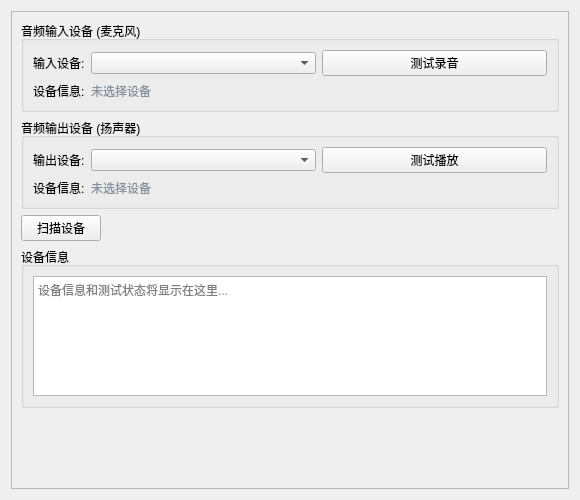
<?xml version="1.0" encoding="UTF-8"?>
<ui version="4.0">
 <class>AudioWidget</class>
 <widget class="QWidget" name="AudioWidget">
  <property name="geometry">
   <rect>
    <x>0</x>
    <y>0</y>
    <width>580</width>
    <height>500</height>
   </rect>
  </property>
  <property name="windowTitle">
   <string>音频设备</string>
  </property>
  <layout class="QVBoxLayout" name="verticalLayout">
   <item>
    <widget class="QScrollArea" name="scrollArea">
     <property name="widgetResizable">
      <bool>true</bool>
     </property>
     <widget class="QWidget" name="scrollAreaWidgetContents">
      <property name="geometry">
       <rect>
        <x>0</x>
        <y>0</y>
        <width>578</width>
        <height>480</height>
       </rect>
      </property>
      <layout class="QVBoxLayout" name="contentLayout">
       <item>
        <widget class="QGroupBox" name="input_device_group">
         <property name="title">
          <string>音频输入设备 (麦克风)</string>
         </property>
         <layout class="QFormLayout" name="input_layout">
          <item row="0" column="0">
           <widget class="QLabel" name="label_input_device">
            <property name="text">
             <string>输入设备:</string>
            </property>
           </widget>
          </item>
          <item row="0" column="1">
           <layout class="QHBoxLayout" name="input_device_layout">
            <item>
             <widget class="QComboBox" name="input_device_combo">
              <property name="placeholderText">
               <string>请选择麦克风设备...</string>
              </property>
             </widget>
            </item>
            <item>
             <widget class="QPushButton" name="test_input_btn">
              <property name="text">
               <string>测试录音</string>
              </property>
             </widget>
            </item>
           </layout>
          </item>
          <item row="1" column="0">
           <widget class="QLabel" name="label_input_info">
            <property name="text">
             <string>设备信息:</string>
            </property>
           </widget>
          </item>
          <item row="1" column="1">
           <widget class="QLabel" name="input_info_label">
            <property name="text">
             <string>未选择设备</string>
            </property>
            <property name="styleSheet">
             <string>color: #86909c;</string>
            </property>
           </widget>
          </item>
         </layout>
        </widget>
       </item>
       <item>
        <widget class="QGroupBox" name="output_device_group">
         <property name="title">
          <string>音频输出设备 (扬声器)</string>
         </property>
         <layout class="QFormLayout" name="output_layout">
          <item row="0" column="0">
           <widget class="QLabel" name="label_output_device">
            <property name="text">
             <string>输出设备:</string>
            </property>
           </widget>
          </item>
          <item row="0" column="1">
           <layout class="QHBoxLayout" name="output_device_layout">
            <item>
             <widget class="QComboBox" name="output_device_combo">
              <property name="placeholderText">
               <string>请选择扬声器设备...</string>
              </property>
             </widget>
            </item>
            <item>
             <widget class="QPushButton" name="test_output_btn">
              <property name="text">
               <string>测试播放</string>
              </property>
             </widget>
            </item>
           </layout>
          </item>
          <item row="1" column="0">
           <widget class="QLabel" name="label_output_info">
            <property name="text">
             <string>设备信息:</string>
            </property>
           </widget>
          </item>
          <item row="1" column="1">
           <widget class="QLabel" name="output_info_label">
            <property name="text">
             <string>未选择设备</string>
            </property>
            <property name="styleSheet">
             <string>color: #86909c;</string>
            </property>
           </widget>
          </item>
         </layout>
        </widget>
       </item>
       <item>
        <layout class="QHBoxLayout" name="scan_layout">
         <item>
          <widget class="QPushButton" name="scan_devices_btn">
           <property name="text">
            <string>扫描设备</string>
           </property>
          </widget>
         </item>
         <item>
          <spacer name="scan_spacer">
           <property name="orientation">
            <enum>Qt::Horizontal</enum>
           </property>
           <property name="sizeHint" stdset="0">
            <size>
             <width>40</width>
             <height>20</height>
            </size>
           </property>
          </spacer>
         </item>
        </layout>
       </item>
       <item>
        <widget class="QGroupBox" name="status_group">
         <property name="title">
          <string>设备信息</string>
         </property>
         <layout class="QVBoxLayout" name="status_layout">
          <item>
           <widget class="QTextEdit" name="status_text">
            <property name="maximumSize">
             <size>
              <width>16777215</width>
              <height>120</height>
             </size>
            </property>
            <property name="readOnly">
             <bool>true</bool>
            </property>
            <property name="placeholderText">
             <string>设备信息和测试状态将显示在这里...</string>
            </property>
           </widget>
          </item>
         </layout>
        </widget>
       </item>
       <item>
        <spacer name="verticalSpacer">
         <property name="orientation">
          <enum>Qt::Vertical</enum>
         </property>
         <property name="sizeHint" stdset="0">
          <size>
           <width>20</width>
           <height>40</height>
          </size>
         </property>
        </spacer>
       </item>
      </layout>
     </widget>
    </widget>
   </item>
  </layout>
 </widget>
 <resources/>
 <connections/>
</ui>
